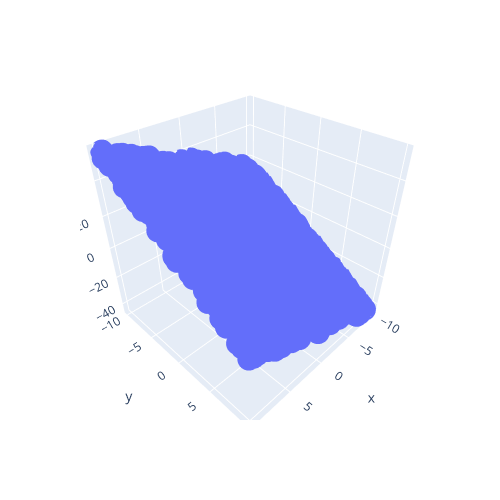

Here is the notebook cell this chart was saved with:
### Code cell
x1N = x1.reshape(observaciones,)
x2N = x2.reshape(observaciones,)
metasN = metas.reshape(observaciones,)

fig = px.scatter_3d(x = x1N, y = x2N, z = metasN)

fig.update_layout(
    width = 500,
    height = 500,)

fig.show()

### Figure 1 — Plotly figure (JSON) as saved in the notebook; plotly's stock layout.template omitted (floating-point values rounded to 4 significant figures; data arrays with more than 128 entries replaced by an {"elided": "..."} marker saying what was removed)
{"data": [{"hovertemplate": "x=%{x}<br>y=%{y}<br>z=%{z}<extra></extra>", "legendgroup": "", "marker": {"color": "#636efa", "symbol": "circle"}, "mode": "markers", "name": "", "scene": "scene", "showlegend": false, "type": "scatter3d", "x": {"elided": "1000 float values"}, "y": {"elided": "1000 float values"}, "z": {"elided": "1000 float values"}}], "layout": {"height": 500, "legend": {"tracegroupgap": 0}, "margin": {"t": 60}, "scene": {"domain": {"x": [0, 1], "y": [0, 1]}, "xaxis": {"title": {"text": "x"}}, "yaxis": {"title": {"text": "y"}}, "zaxis": {"title": {"text": "z"}}}, "width": 500}}
